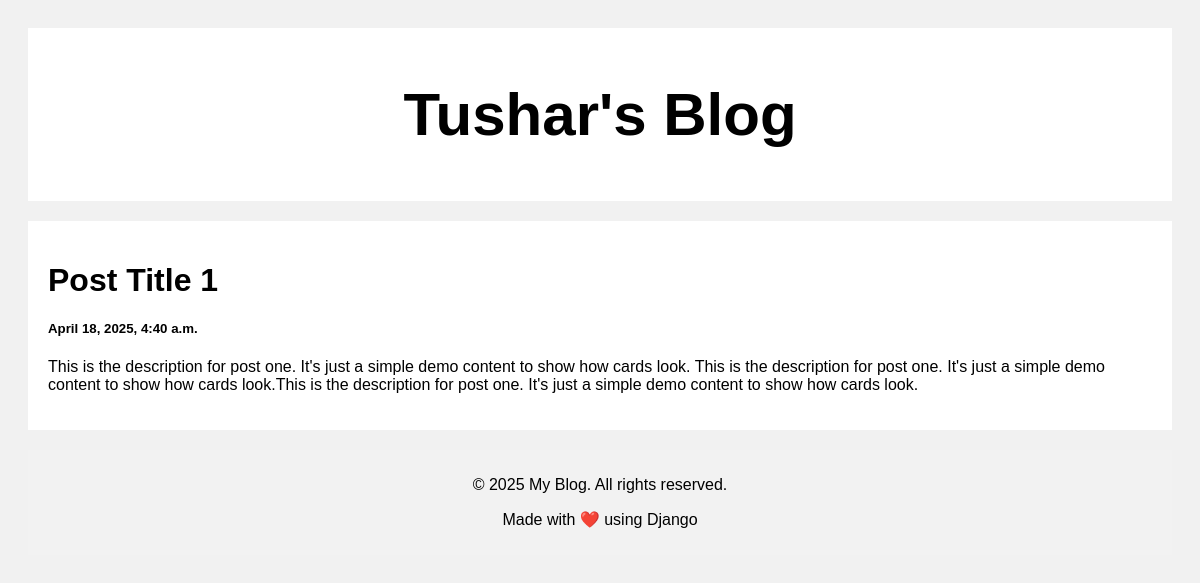
/post/1, run on the app's committed database.
### posts/models.py (models this page shows, shortened)
class Post(models.Model):
    title = models.CharField(max_length=100)
    desc = models.CharField(max_length=10000)
    created_at = models.DateTimeField(default=datetime.now, blank=True)

### posts/views.py (the view)
# urls.py: path('post/<str:pk>', views.post, name="post")
def post(request, pk):
    posts = Post.objects.get(id=pk)
    return render(request, 'post.html', {"posts": posts})

### templates/post.html (shortened to what this page needs)
{% load static %}
<!DOCTYPE html>
<html>
    <head>
        <link rel="stylesheet" href="{% static 'style.css' %}">
    </head>
  <body>
    <div class="header">
      <h2>Tushar's Blog</h2>
    </div>
    <div class="row">
      <div class="leftcolumn">
        <div class="card">
          <h1>{{posts.title}}</h1>
          <h5>{{posts.created_at}}</h5>
          <p>{{posts.desc}}</p>
        </div>
      </div>
    </div>
    <div class="footer" style="background-color: #f2f2f2; padding: 10px; text-align: center; margin-top: 20px;">
        <p>&copy; 2025 My Blog. All rights reserved.</p>
        <p>Made with ❤️ using Django</p>
    </div>
  </body>
</html>

### static/style.css (style rules this page uses)
* { box-sizing: border-box; }
body { font-family: Arial; padding: 20px; background: #f1f1f1; }
.header { padding: 2px; font-size: 40px; text-align: center; background: white; }
.leftcolumn { float: left; width: 100%; }
.card { background-color: white; padding: 20px; margin-top: 20px; }
.row:after { content: ""; display: table; clear: both; }

### data on the page
Post: title "Post Title 1", created_at "April 18, 2025, 4:40 a.m.", desc "This is the description for post one. It's just a simple demo content to show how cards look. This is the description for post one. It's just a simple demo content to show how cards look.This is the description for post one. It's just a simple demo content to show how cards look."
